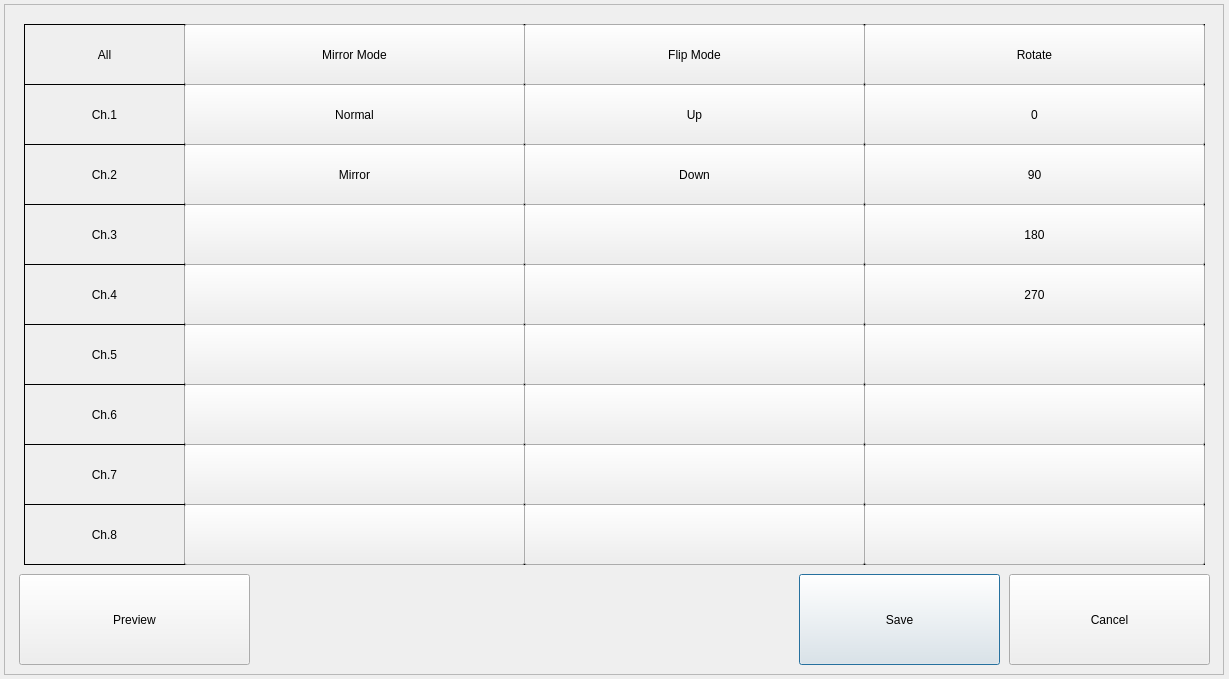
<?xml version="1.0" encoding="UTF-8"?>
<ui version="4.0">
 <class>VideoInputDialog</class>
 <widget class="QDialog" name="VideoInputDialog">
  <property name="geometry">
   <rect>
    <x>0</x>
    <y>0</y>
    <width>1229</width>
    <height>679</height>
   </rect>
  </property>
  <property name="windowTitle">
   <string>VIDEO INPUT PROPERTY</string>
  </property>
  <widget class="QFrame" name="frame">
   <property name="geometry">
    <rect>
     <x>4</x>
     <y>4</y>
     <width>1220</width>
     <height>671</height>
    </rect>
   </property>
   <property name="frameShape">
    <enum>QFrame::StyledPanel</enum>
   </property>
   <property name="frameShadow">
    <enum>QFrame::Raised</enum>
   </property>
   <widget class="QPushButton" name="buttonSave">
    <property name="geometry">
     <rect>
      <x>795</x>
      <y>570</y>
      <width>201</width>
      <height>91</height>
     </rect>
    </property>
    <property name="text">
     <string>Save</string>
    </property>
   </widget>
   <widget class="QPushButton" name="buttonClose">
    <property name="geometry">
     <rect>
      <x>1005</x>
      <y>570</y>
      <width>201</width>
      <height>91</height>
     </rect>
    </property>
    <property name="text">
     <string>Cancel</string>
    </property>
   </widget>
   <widget class="QLabel" name="labelAll">
    <property name="geometry">
     <rect>
      <x>20</x>
      <y>20</y>
      <width>161</width>
      <height>61</height>
     </rect>
    </property>
    <property name="frameShape">
     <enum>QFrame::Box</enum>
    </property>
    <property name="text">
     <string>All</string>
    </property>
    <property name="alignment">
     <set>Qt::AlignCenter</set>
    </property>
   </widget>
   <widget class="QLabel" name="labelMirrorAll">
    <property name="geometry">
     <rect>
      <x>180</x>
      <y>20</y>
      <width>341</width>
      <height>61</height>
     </rect>
    </property>
    <property name="frameShape">
     <enum>QFrame::Box</enum>
    </property>
    <property name="text">
     <string/>
    </property>
    <property name="alignment">
     <set>Qt::AlignCenter</set>
    </property>
   </widget>
   <widget class="QLabel" name="labelFlipAll">
    <property name="geometry">
     <rect>
      <x>520</x>
      <y>20</y>
      <width>341</width>
      <height>61</height>
     </rect>
    </property>
    <property name="frameShape">
     <enum>QFrame::Box</enum>
    </property>
    <property name="text">
     <string/>
    </property>
    <property name="alignment">
     <set>Qt::AlignCenter</set>
    </property>
   </widget>
   <widget class="QLabel" name="labelCh1">
    <property name="geometry">
     <rect>
      <x>20</x>
      <y>80</y>
      <width>161</width>
      <height>61</height>
     </rect>
    </property>
    <property name="frameShape">
     <enum>QFrame::Box</enum>
    </property>
    <property name="text">
     <string>Ch.1</string>
    </property>
    <property name="alignment">
     <set>Qt::AlignCenter</set>
    </property>
   </widget>
   <widget class="QLabel" name="labelCh2">
    <property name="geometry">
     <rect>
      <x>20</x>
      <y>140</y>
      <width>161</width>
      <height>61</height>
     </rect>
    </property>
    <property name="frameShape">
     <enum>QFrame::Box</enum>
    </property>
    <property name="text">
     <string>Ch.2</string>
    </property>
    <property name="alignment">
     <set>Qt::AlignCenter</set>
    </property>
   </widget>
   <widget class="QLabel" name="labelCh3">
    <property name="geometry">
     <rect>
      <x>20</x>
      <y>200</y>
      <width>161</width>
      <height>61</height>
     </rect>
    </property>
    <property name="frameShape">
     <enum>QFrame::Box</enum>
    </property>
    <property name="text">
     <string>Ch.3</string>
    </property>
    <property name="alignment">
     <set>Qt::AlignCenter</set>
    </property>
   </widget>
   <widget class="QLabel" name="labelCh4">
    <property name="geometry">
     <rect>
      <x>20</x>
      <y>260</y>
      <width>161</width>
      <height>61</height>
     </rect>
    </property>
    <property name="frameShape">
     <enum>QFrame::Box</enum>
    </property>
    <property name="text">
     <string>Ch.4</string>
    </property>
    <property name="alignment">
     <set>Qt::AlignCenter</set>
    </property>
   </widget>
   <widget class="QLabel" name="labelCh5">
    <property name="geometry">
     <rect>
      <x>20</x>
      <y>320</y>
      <width>161</width>
      <height>61</height>
     </rect>
    </property>
    <property name="frameShape">
     <enum>QFrame::Box</enum>
    </property>
    <property name="text">
     <string>Ch.5</string>
    </property>
    <property name="alignment">
     <set>Qt::AlignCenter</set>
    </property>
   </widget>
   <widget class="QLabel" name="labelCh6">
    <property name="geometry">
     <rect>
      <x>20</x>
      <y>380</y>
      <width>161</width>
      <height>61</height>
     </rect>
    </property>
    <property name="frameShape">
     <enum>QFrame::Box</enum>
    </property>
    <property name="text">
     <string>Ch.6</string>
    </property>
    <property name="alignment">
     <set>Qt::AlignCenter</set>
    </property>
   </widget>
   <widget class="QLabel" name="labelCh7">
    <property name="geometry">
     <rect>
      <x>20</x>
      <y>440</y>
      <width>161</width>
      <height>61</height>
     </rect>
    </property>
    <property name="frameShape">
     <enum>QFrame::Box</enum>
    </property>
    <property name="text">
     <string>Ch.7</string>
    </property>
    <property name="alignment">
     <set>Qt::AlignCenter</set>
    </property>
   </widget>
   <widget class="QLabel" name="labelCh8">
    <property name="geometry">
     <rect>
      <x>20</x>
      <y>500</y>
      <width>161</width>
      <height>61</height>
     </rect>
    </property>
    <property name="frameShape">
     <enum>QFrame::Box</enum>
    </property>
    <property name="text">
     <string>Ch.8</string>
    </property>
    <property name="alignment">
     <set>Qt::AlignCenter</set>
    </property>
   </widget>
   <widget class="QLabel" name="labelMirror1">
    <property name="geometry">
     <rect>
      <x>180</x>
      <y>80</y>
      <width>341</width>
      <height>61</height>
     </rect>
    </property>
    <property name="frameShape">
     <enum>QFrame::Box</enum>
    </property>
    <property name="text">
     <string/>
    </property>
    <property name="alignment">
     <set>Qt::AlignCenter</set>
    </property>
   </widget>
   <widget class="QLabel" name="labelMirror2">
    <property name="geometry">
     <rect>
      <x>180</x>
      <y>140</y>
      <width>341</width>
      <height>61</height>
     </rect>
    </property>
    <property name="frameShape">
     <enum>QFrame::Box</enum>
    </property>
    <property name="text">
     <string/>
    </property>
    <property name="alignment">
     <set>Qt::AlignCenter</set>
    </property>
   </widget>
   <widget class="QLabel" name="labelMirror3">
    <property name="geometry">
     <rect>
      <x>180</x>
      <y>200</y>
      <width>341</width>
      <height>61</height>
     </rect>
    </property>
    <property name="frameShape">
     <enum>QFrame::Box</enum>
    </property>
    <property name="text">
     <string/>
    </property>
    <property name="alignment">
     <set>Qt::AlignCenter</set>
    </property>
   </widget>
   <widget class="QLabel" name="labelMirror4">
    <property name="geometry">
     <rect>
      <x>180</x>
      <y>260</y>
      <width>341</width>
      <height>61</height>
     </rect>
    </property>
    <property name="frameShape">
     <enum>QFrame::Box</enum>
    </property>
    <property name="text">
     <string/>
    </property>
    <property name="alignment">
     <set>Qt::AlignCenter</set>
    </property>
   </widget>
   <widget class="QLabel" name="labelMirror5">
    <property name="geometry">
     <rect>
      <x>180</x>
      <y>320</y>
      <width>341</width>
      <height>61</height>
     </rect>
    </property>
    <property name="frameShape">
     <enum>QFrame::Box</enum>
    </property>
    <property name="text">
     <string/>
    </property>
    <property name="alignment">
     <set>Qt::AlignCenter</set>
    </property>
   </widget>
   <widget class="QLabel" name="labelMirror6">
    <property name="geometry">
     <rect>
      <x>180</x>
      <y>380</y>
      <width>341</width>
      <height>61</height>
     </rect>
    </property>
    <property name="frameShape">
     <enum>QFrame::Box</enum>
    </property>
    <property name="text">
     <string/>
    </property>
    <property name="alignment">
     <set>Qt::AlignCenter</set>
    </property>
   </widget>
   <widget class="QLabel" name="labelMirror7">
    <property name="geometry">
     <rect>
      <x>180</x>
      <y>440</y>
      <width>341</width>
      <height>61</height>
     </rect>
    </property>
    <property name="frameShape">
     <enum>QFrame::Box</enum>
    </property>
    <property name="text">
     <string/>
    </property>
    <property name="alignment">
     <set>Qt::AlignCenter</set>
    </property>
   </widget>
   <widget class="QLabel" name="labelMirror8">
    <property name="geometry">
     <rect>
      <x>180</x>
      <y>500</y>
      <width>341</width>
      <height>61</height>
     </rect>
    </property>
    <property name="frameShape">
     <enum>QFrame::Box</enum>
    </property>
    <property name="text">
     <string/>
    </property>
    <property name="alignment">
     <set>Qt::AlignCenter</set>
    </property>
   </widget>
   <widget class="QLabel" name="labelFlip1">
    <property name="geometry">
     <rect>
      <x>520</x>
      <y>80</y>
      <width>341</width>
      <height>61</height>
     </rect>
    </property>
    <property name="frameShape">
     <enum>QFrame::Box</enum>
    </property>
    <property name="text">
     <string/>
    </property>
    <property name="alignment">
     <set>Qt::AlignCenter</set>
    </property>
   </widget>
   <widget class="QLabel" name="labelFlip2">
    <property name="geometry">
     <rect>
      <x>520</x>
      <y>140</y>
      <width>341</width>
      <height>61</height>
     </rect>
    </property>
    <property name="frameShape">
     <enum>QFrame::Box</enum>
    </property>
    <property name="text">
     <string/>
    </property>
    <property name="alignment">
     <set>Qt::AlignCenter</set>
    </property>
   </widget>
   <widget class="QLabel" name="labelFlip3">
    <property name="geometry">
     <rect>
      <x>520</x>
      <y>200</y>
      <width>341</width>
      <height>61</height>
     </rect>
    </property>
    <property name="frameShape">
     <enum>QFrame::Box</enum>
    </property>
    <property name="text">
     <string/>
    </property>
    <property name="alignment">
     <set>Qt::AlignCenter</set>
    </property>
   </widget>
   <widget class="QLabel" name="labelFlip4">
    <property name="geometry">
     <rect>
      <x>520</x>
      <y>260</y>
      <width>341</width>
      <height>61</height>
     </rect>
    </property>
    <property name="frameShape">
     <enum>QFrame::Box</enum>
    </property>
    <property name="text">
     <string/>
    </property>
    <property name="alignment">
     <set>Qt::AlignCenter</set>
    </property>
   </widget>
   <widget class="QLabel" name="labelFlip5">
    <property name="geometry">
     <rect>
      <x>520</x>
      <y>320</y>
      <width>341</width>
      <height>61</height>
     </rect>
    </property>
    <property name="frameShape">
     <enum>QFrame::Box</enum>
    </property>
    <property name="text">
     <string/>
    </property>
    <property name="alignment">
     <set>Qt::AlignCenter</set>
    </property>
   </widget>
   <widget class="QLabel" name="labelFlip6">
    <property name="geometry">
     <rect>
      <x>520</x>
      <y>380</y>
      <width>341</width>
      <height>61</height>
     </rect>
    </property>
    <property name="frameShape">
     <enum>QFrame::Box</enum>
    </property>
    <property name="text">
     <string/>
    </property>
    <property name="alignment">
     <set>Qt::AlignCenter</set>
    </property>
   </widget>
   <widget class="QLabel" name="labelFlip7">
    <property name="geometry">
     <rect>
      <x>520</x>
      <y>440</y>
      <width>341</width>
      <height>61</height>
     </rect>
    </property>
    <property name="frameShape">
     <enum>QFrame::Box</enum>
    </property>
    <property name="text">
     <string/>
    </property>
    <property name="alignment">
     <set>Qt::AlignCenter</set>
    </property>
   </widget>
   <widget class="QLabel" name="labelFlip8">
    <property name="geometry">
     <rect>
      <x>520</x>
      <y>500</y>
      <width>341</width>
      <height>61</height>
     </rect>
    </property>
    <property name="frameShape">
     <enum>QFrame::Box</enum>
    </property>
    <property name="text">
     <string/>
    </property>
    <property name="alignment">
     <set>Qt::AlignCenter</set>
    </property>
   </widget>
   <widget class="QPushButton" name="buttonMirrorAll">
    <property name="geometry">
     <rect>
      <x>180</x>
      <y>20</y>
      <width>341</width>
      <height>61</height>
     </rect>
    </property>
    <property name="text">
     <string>Mirror Mode</string>
    </property>
   </widget>
   <widget class="QPushButton" name="buttonFlipAll">
    <property name="geometry">
     <rect>
      <x>520</x>
      <y>20</y>
      <width>341</width>
      <height>61</height>
     </rect>
    </property>
    <property name="text">
     <string>Flip Mode</string>
    </property>
   </widget>
   <widget class="QPushButton" name="buttonMirror1">
    <property name="geometry">
     <rect>
      <x>180</x>
      <y>80</y>
      <width>341</width>
      <height>61</height>
     </rect>
    </property>
    <property name="text">
     <string notr="true">Normal</string>
    </property>
   </widget>
   <widget class="QPushButton" name="buttonMirror2">
    <property name="geometry">
     <rect>
      <x>180</x>
      <y>140</y>
      <width>341</width>
      <height>61</height>
     </rect>
    </property>
    <property name="text">
     <string notr="true">Mirror</string>
    </property>
   </widget>
   <widget class="QPushButton" name="buttonMirror3">
    <property name="geometry">
     <rect>
      <x>180</x>
      <y>200</y>
      <width>341</width>
      <height>61</height>
     </rect>
    </property>
    <property name="text">
     <string/>
    </property>
   </widget>
   <widget class="QPushButton" name="buttonMirror4">
    <property name="geometry">
     <rect>
      <x>180</x>
      <y>260</y>
      <width>341</width>
      <height>61</height>
     </rect>
    </property>
    <property name="text">
     <string/>
    </property>
   </widget>
   <widget class="QPushButton" name="buttonMirror5">
    <property name="geometry">
     <rect>
      <x>180</x>
      <y>320</y>
      <width>341</width>
      <height>61</height>
     </rect>
    </property>
    <property name="text">
     <string/>
    </property>
   </widget>
   <widget class="QPushButton" name="buttonMirror6">
    <property name="geometry">
     <rect>
      <x>180</x>
      <y>380</y>
      <width>341</width>
      <height>61</height>
     </rect>
    </property>
    <property name="text">
     <string/>
    </property>
   </widget>
   <widget class="QPushButton" name="buttonMirror7">
    <property name="geometry">
     <rect>
      <x>180</x>
      <y>440</y>
      <width>341</width>
      <height>61</height>
     </rect>
    </property>
    <property name="text">
     <string/>
    </property>
   </widget>
   <widget class="QPushButton" name="buttonMirror8">
    <property name="geometry">
     <rect>
      <x>180</x>
      <y>500</y>
      <width>341</width>
      <height>61</height>
     </rect>
    </property>
    <property name="text">
     <string/>
    </property>
   </widget>
   <widget class="QPushButton" name="buttonFlip1">
    <property name="geometry">
     <rect>
      <x>520</x>
      <y>80</y>
      <width>341</width>
      <height>61</height>
     </rect>
    </property>
    <property name="text">
     <string notr="true">Up</string>
    </property>
   </widget>
   <widget class="QPushButton" name="buttonFlip2">
    <property name="geometry">
     <rect>
      <x>520</x>
      <y>140</y>
      <width>341</width>
      <height>61</height>
     </rect>
    </property>
    <property name="text">
     <string notr="true">Down</string>
    </property>
   </widget>
   <widget class="QPushButton" name="buttonFlip3">
    <property name="geometry">
     <rect>
      <x>520</x>
      <y>200</y>
      <width>341</width>
      <height>61</height>
     </rect>
    </property>
    <property name="text">
     <string/>
    </property>
   </widget>
   <widget class="QPushButton" name="buttonFlip4">
    <property name="geometry">
     <rect>
      <x>520</x>
      <y>260</y>
      <width>341</width>
      <height>61</height>
     </rect>
    </property>
    <property name="text">
     <string/>
    </property>
   </widget>
   <widget class="QPushButton" name="buttonFlip5">
    <property name="geometry">
     <rect>
      <x>520</x>
      <y>320</y>
      <width>341</width>
      <height>61</height>
     </rect>
    </property>
    <property name="text">
     <string/>
    </property>
   </widget>
   <widget class="QPushButton" name="buttonFlip6">
    <property name="geometry">
     <rect>
      <x>520</x>
      <y>380</y>
      <width>341</width>
      <height>61</height>
     </rect>
    </property>
    <property name="text">
     <string/>
    </property>
   </widget>
   <widget class="QPushButton" name="buttonFlip7">
    <property name="geometry">
     <rect>
      <x>520</x>
      <y>440</y>
      <width>341</width>
      <height>61</height>
     </rect>
    </property>
    <property name="text">
     <string/>
    </property>
   </widget>
   <widget class="QPushButton" name="buttonFlip8">
    <property name="geometry">
     <rect>
      <x>520</x>
      <y>500</y>
      <width>341</width>
      <height>61</height>
     </rect>
    </property>
    <property name="text">
     <string/>
    </property>
   </widget>
   <widget class="QPushButton" name="buttonPreview">
    <property name="geometry">
     <rect>
      <x>15</x>
      <y>570</y>
      <width>231</width>
      <height>91</height>
     </rect>
    </property>
    <property name="text">
     <string>Preview</string>
    </property>
   </widget>
   <widget class="QLabel" name="labelRotateAll">
    <property name="geometry">
     <rect>
      <x>860</x>
      <y>20</y>
      <width>341</width>
      <height>61</height>
     </rect>
    </property>
    <property name="frameShape">
     <enum>QFrame::Box</enum>
    </property>
    <property name="text">
     <string/>
    </property>
    <property name="alignment">
     <set>Qt::AlignCenter</set>
    </property>
   </widget>
   <widget class="QLabel" name="labelRotate1">
    <property name="geometry">
     <rect>
      <x>860</x>
      <y>80</y>
      <width>341</width>
      <height>61</height>
     </rect>
    </property>
    <property name="frameShape">
     <enum>QFrame::Box</enum>
    </property>
    <property name="text">
     <string/>
    </property>
    <property name="alignment">
     <set>Qt::AlignCenter</set>
    </property>
   </widget>
   <widget class="QLabel" name="labelRotate2">
    <property name="geometry">
     <rect>
      <x>860</x>
      <y>140</y>
      <width>341</width>
      <height>61</height>
     </rect>
    </property>
    <property name="frameShape">
     <enum>QFrame::Box</enum>
    </property>
    <property name="text">
     <string/>
    </property>
    <property name="alignment">
     <set>Qt::AlignCenter</set>
    </property>
   </widget>
   <widget class="QLabel" name="labelRotate3">
    <property name="geometry">
     <rect>
      <x>860</x>
      <y>200</y>
      <width>341</width>
      <height>61</height>
     </rect>
    </property>
    <property name="frameShape">
     <enum>QFrame::Box</enum>
    </property>
    <property name="text">
     <string/>
    </property>
    <property name="alignment">
     <set>Qt::AlignCenter</set>
    </property>
   </widget>
   <widget class="QLabel" name="labelRotate4">
    <property name="geometry">
     <rect>
      <x>860</x>
      <y>260</y>
      <width>341</width>
      <height>61</height>
     </rect>
    </property>
    <property name="frameShape">
     <enum>QFrame::Box</enum>
    </property>
    <property name="text">
     <string/>
    </property>
    <property name="alignment">
     <set>Qt::AlignCenter</set>
    </property>
   </widget>
   <widget class="QLabel" name="labelRotate5">
    <property name="geometry">
     <rect>
      <x>860</x>
      <y>320</y>
      <width>341</width>
      <height>61</height>
     </rect>
    </property>
    <property name="frameShape">
     <enum>QFrame::Box</enum>
    </property>
    <property name="text">
     <string/>
    </property>
    <property name="alignment">
     <set>Qt::AlignCenter</set>
    </property>
   </widget>
   <widget class="QLabel" name="labelRotate6">
    <property name="geometry">
     <rect>
      <x>860</x>
      <y>380</y>
      <width>341</width>
      <height>61</height>
     </rect>
    </property>
    <property name="frameShape">
     <enum>QFrame::Box</enum>
    </property>
    <property name="text">
     <string/>
    </property>
    <property name="alignment">
     <set>Qt::AlignCenter</set>
    </property>
   </widget>
   <widget class="QLabel" name="labelRotate7">
    <property name="geometry">
     <rect>
      <x>860</x>
      <y>440</y>
      <width>341</width>
      <height>61</height>
     </rect>
    </property>
    <property name="frameShape">
     <enum>QFrame::Box</enum>
    </property>
    <property name="text">
     <string/>
    </property>
    <property name="alignment">
     <set>Qt::AlignCenter</set>
    </property>
   </widget>
   <widget class="QLabel" name="labelRotate8">
    <property name="geometry">
     <rect>
      <x>860</x>
      <y>500</y>
      <width>341</width>
      <height>61</height>
     </rect>
    </property>
    <property name="frameShape">
     <enum>QFrame::Box</enum>
    </property>
    <property name="text">
     <string/>
    </property>
    <property name="alignment">
     <set>Qt::AlignCenter</set>
    </property>
   </widget>
   <widget class="QPushButton" name="buttonRotateAll">
    <property name="geometry">
     <rect>
      <x>860</x>
      <y>20</y>
      <width>341</width>
      <height>61</height>
     </rect>
    </property>
    <property name="text">
     <string>Rotate</string>
    </property>
   </widget>
   <widget class="QPushButton" name="buttonRotate1">
    <property name="geometry">
     <rect>
      <x>860</x>
      <y>80</y>
      <width>341</width>
      <height>61</height>
     </rect>
    </property>
    <property name="text">
     <string notr="true">0</string>
    </property>
   </widget>
   <widget class="QPushButton" name="buttonRotate2">
    <property name="geometry">
     <rect>
      <x>860</x>
      <y>140</y>
      <width>341</width>
      <height>61</height>
     </rect>
    </property>
    <property name="text">
     <string notr="true">90</string>
    </property>
   </widget>
   <widget class="QPushButton" name="buttonRotate3">
    <property name="geometry">
     <rect>
      <x>860</x>
      <y>200</y>
      <width>341</width>
      <height>61</height>
     </rect>
    </property>
    <property name="text">
     <string notr="true">180</string>
    </property>
   </widget>
   <widget class="QPushButton" name="buttonRotate4">
    <property name="geometry">
     <rect>
      <x>860</x>
      <y>260</y>
      <width>341</width>
      <height>61</height>
     </rect>
    </property>
    <property name="text">
     <string notr="true">270</string>
    </property>
   </widget>
   <widget class="QPushButton" name="buttonRotate5">
    <property name="geometry">
     <rect>
      <x>860</x>
      <y>320</y>
      <width>341</width>
      <height>61</height>
     </rect>
    </property>
    <property name="text">
     <string/>
    </property>
   </widget>
   <widget class="QPushButton" name="buttonRotate6">
    <property name="geometry">
     <rect>
      <x>860</x>
      <y>380</y>
      <width>341</width>
      <height>61</height>
     </rect>
    </property>
    <property name="text">
     <string/>
    </property>
   </widget>
   <widget class="QPushButton" name="buttonRotate7">
    <property name="geometry">
     <rect>
      <x>860</x>
      <y>440</y>
      <width>341</width>
      <height>61</height>
     </rect>
    </property>
    <property name="text">
     <string/>
    </property>
   </widget>
   <widget class="QPushButton" name="buttonRotate8">
    <property name="geometry">
     <rect>
      <x>860</x>
      <y>500</y>
      <width>341</width>
      <height>61</height>
     </rect>
    </property>
    <property name="text">
     <string/>
    </property>
   </widget>
  </widget>
 </widget>
 <layoutdefault spacing="6" margin="11"/>
 <resources/>
 <connections/>
</ui>
